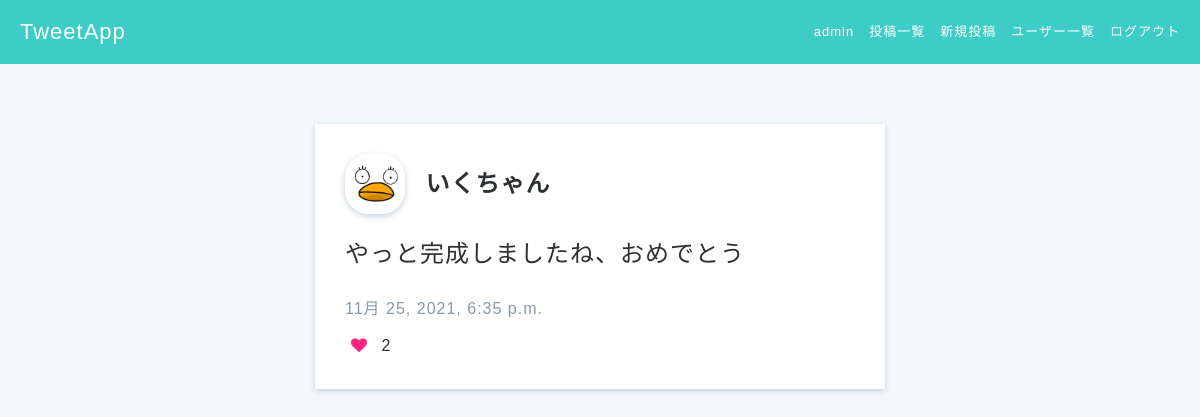
Page /post/post_detail/18 (signed in) on the committed database.
### accounts/models.py (models this page shows, shortened)
class Users(AbstractBaseUser, PermissionsMixin):
    username = models.CharField(max_length=150)
    email = models.EmailField(max_length=255, unique=True)
    is_active = models.BooleanField(default=True)
    is_staff = models.BooleanField(default=False)
    picture = models.FileField(null=True, upload_to='picture/', default='picture/default_user.jpeg')
    USERNAME_FIELD = 'email' # このテーブルのレコードを一意に識別
    REQUIRED_FIELDS = ['username'] # スーパーユーザ作成時に入力する
    objects = UserManager()
    class Meta:
        db_table = 'users'

### post/models.py (models this page shows, shortened)
class Posts(models.Model):
    content = models.CharField('ツイート内容', max_length=140)
    user = models.ForeignKey('accounts.Users', verbose_name='ユーザー',on_delete=models.CASCADE)
    created_at = models.DateTimeField('投稿日', auto_now_add=True)
    updated_at = models.DateTimeField('更新日', auto_now=True)
    class Meta:
        db_table = 'posts'

### post/views.py (the view)
# urls.py: path('post_detail/<int:post_id>', views.post_detail, name='post_detail'),
def post_detail(request, post_id):
    if not request.user.is_authenticated:
        messages.warning(request, 'ログインが必要です')
        return redirect('accounts:user_login')
    else:
        post = get_object_or_404(Posts, id=post_id)
        likes_count = post.likes_set.all().count()
        liked = post.likes_set.filter(user=request.user)
        return render(request, 'post/post_detail.html', context={
            'post' : post,
            'likes_count' : likes_count,
            'liked': liked,
        })

### templates/post/post_detail.html (shortened to what this page needs)
{% extends 'base.html' %}
{% block content %}
<div class="main posts-show">
    <div class="container">
      <div class="posts-show-item">
        <div class="post-user-name">
          <img src="{{ post.user.picture.url }}">
          <a href="{% url 'accounts:user_detail' user_id=post.user.id %}">{{ post.user.username }}</a>
        </div>
        <p>
          {{ post.content }}
        </p>
        <div class="post-time">
          {{ post.created_at }}
        </div>
        <form action="{% url 'post:likefunc' %}" method="POST">{% csrf_token %}
          {% if liked %}
            <button id="like" name="{{post.id}}" type="button" class="btn-surrounding"><span class="fa fa-heart like-btn-unlike"></span></button>
          {% else %}
            <button id="like" name="{{post.id}}" type="button" class="btn-surrounding"><span class="fa fa-heart like-btn"></span></button>
          {% endif %}
        </form>
        <span name="{{post.id}}-count">{{ likes_count }}</span>
      </div>
    </div>
</div>
{% endblock content %}

### templates/base.html (shortened to what this page needs)
{% load static %}
<!DOCTYPE html>
<html lang="ja">
  <head>
    <link rel="stylesheet" href="{% static 'css/style.css' %}"/>
    <link rel="stylesheet" href="https://maxcdn.bootstrapcdn.com/font-awesome/4.7.0/css/font-awesome.min.css"/>
  </head>
  <body>
    <header>
      <div class="header-logo">
        {% if user.is_authenticated %}
        <a href="{% url 'post:posts_index' %}">TweetApp</a>
        {% else %}
        <a href="{% url 'accounts:top' %}">TweetApp</a>
        {% endif %}
      </div>
      <ul class="header-menus">
        {% if user.is_authenticated %}
        <li>
          <a href="{% url 'accounts:user_detail' user_id=request.user.id %}">{{ request.user.username }}</a>
        </li>
        <li>
          <a href="{% url 'post:posts_index' %}">投稿一覧</a>
        </li>
        <li>
          <a href="{% url 'post:create_post' %}">新規投稿</a>
        </li>
        <li>
          <a href="{% url 'accounts:users_index' %}">ユーザー一覧</a>
        </li>
        <li>
          <a href="{% url 'accounts:user_logout' %}">ログアウト</a>
        </li>
        {% endif %}
      </ul>
    </header>
    {% block content %}{% endblock content %}
  </body>
</html>

### static/css/style.css (style rules this page uses)
* { box-sizing: border-box; }
html { font: 100%/1.5 'Avenir Next', 'Hiragino Sans', sans-serif; line-height: 1.7; letter-spacing: 1px; }
ul, li { list-style-type: none; padding: 0; margin: 0; }
a { text-decoration: none; color: #2d3133; font-size: 14px; }
h1, h2, h3, h4, h5, h6, p { margin: 0; }
body { color: #2d3133; background-color: #3ecdc6; margin: 0; min-height: 1vh; }
.main { position: absolute; top: 64px; width: 100%; height: auto; min-height: 100%; background-color: #f5f8fa; }
.container { max-width: 600px; margin: 60px auto; padding-left: 15px; padding-right: 15px; clear: both; }
header { height: 64px; position: absolute; z-index: 1; width: 100%; }
.header-logo { float: left; padding-left: 20px; color: white; font-size: 22px; line-height: 64px; }
.header-logo a { color: white; font-size: 22px; }
.header-menus { float: right; padding-right: 20px; }
.header-menus li { float: left; line-height: 64px; font-size: 13px; color: white; padding-left: 15px; }
.header-menus a { float: left; font-size: 13px; color: white; }
.post-user-name a { font-weight: 600; }
.posts-show form { display: inline; }
.posts-show-item { padding: 30px; background-color: white; box-shadow: 0 2px 6px #c1ced7; overflow: hidden; }
.posts-show-item img { width: 60px; height: 60px; border-radius: 40%; box-shadow: 0 2px 6px #c1ced7; vertical-align: middle; object-fit: cover; }
.posts-show-item .post-user-name a { vertical-align: middle; font-size: 24px; margin-left: 15px; }
.posts-show-item p { font-size: 24px; margin: 20px 0; }
.post-time { color: #8899a6; margin-bottom: 10px; }
.like-btn-unlike { color: #ff2581; }
.posts-show-item .fa { font-size: 16px; margin-right: 3px; }
.btn-surrounding { background: transparent; border: none; outline: none; }

### rows in the picture
Users: user.username "admin"
Posts: user.picture (picture), user.username "いくちゃん", content "やっと完成しましたね、おめでとう", created_at "11月 25, 2021, 6:35 p.m."

### other values in the picture
{{ likes_count }} "2"
